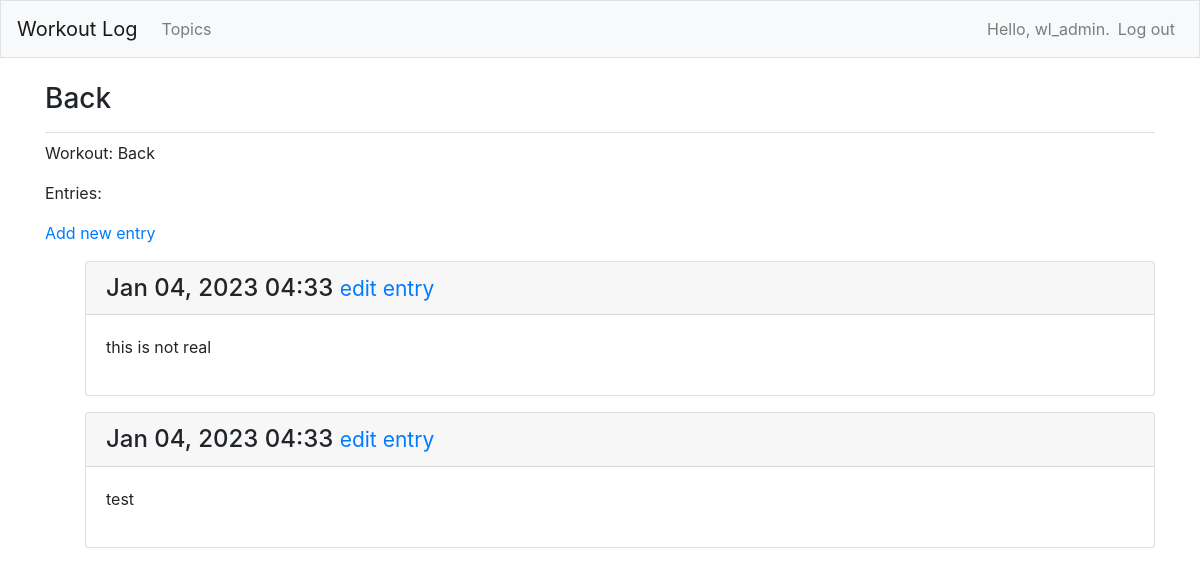
/workouts/4/ (signed in), run on the app's committed database.
### workout_logs/models.py (models this page shows, shortened)
class  Workout(models.Model):
    text = models.CharField(max_length=200)
    date_added = models.DateTimeField(auto_now_add=True)
    owner = models.ForeignKey(User, on_delete=models.CASCADE) #established a relationship between user and and model using a foreign key,
    def __str__(self):
        return self.text

class Entry(models.Model):
    workout = models.ForeignKey(Workout, on_delete=models.CASCADE)
    text = models.TextField()#null=True)
    date_added = models.DateTimeField(auto_now_add=True)
    class Meta:
        verbose_name_plural = 'entries'

### workout_logs/views.py (the view)
# urls.py: path('workouts/<int:workout_id>/', views.workout, name = "workout"),
@login_required
def workout(request, workout_id):
    workout = Workout.objects.get(id=workout_id)#, null=True)
    if workout.owner != request.user:
        raise Http404
    entries = workout.entry_set.order_by('-date_added')
    context = {'workout': workout, 'entries': entries}
    return render(request, 'workout_logs/workout.html', context)

### workout_logs/templates/workout_logs/workout.html
{% extends 'workout_logs/base.html' %}
{% block page_header %}
  <h3>{{ workout }}</h3>
{% endblock page_header %}
{% block content %}
  <p>Workout: {{ workout}}</p>
  <p>Entries:</p>
  <p>
    <a href="{% url 'workout_logs:new_entry' workout.id %}">Add new entry</a>
  </p>
  <ul>
  {% for entry in entries %}
  <div class="card mb-3">
    <h4 class="card-header">
      {{ entry.date_added|date:'M d, Y H:i' }}
      <small><a href="{% url 'workout_logs:edit_entry' entry.id %}">
          edit entry</a></small>
    </h4>
    <div class="card-body">
      {{ entry.text|linebreaks }}
    </div>
  </div>
  {% empty %}
     <p> There are no entries for this workout yet.</p>
  {% endfor %}
  </ul>
{% endblock content %}

### workout_logs/templates/workout_logs/base.html (shortened to what this page needs)
{% load bootstrap4 %}
<!doctype html>
<html lang="en">
<head>
  {% bootstrap_css %}
</head>
<body>
  <nav class="navbar navbar-expand-md navbar-light bg-light mb-4 border">
    <a class="navbar-brand" href="{% url 'workout_logs:index'%}">
        Workout Log</a>
    <div class="collapse navbar-collapse" id="navbarCollapse">
      <ul class="navbar-nav mr-auto">
        <li class="nav-item">
          <a class="nav-link" href="{% url 'workout_logs:workouts'%}">
              Topics</a></li>
      </ul>
      <ul class="navbar-nav ml-auto">
        {% if user.is_authenticated %}
          <li class="nav-item">
            <span class="navbar-text">Hello, {{ user.username }}.</span>
          </li>
          <li class="nav-item">
            <a class="nav-link" href="{% url 'users:logout' %}">Log out</a>
          </li>
        {% else %}
          <li class="nav-item">
            <a class="nav-link" href="{% url 'users:register' %}">Register</a>
          </li>
          <li class="nav-item">
            <a class="nav-link" href="{% url 'users:login' %}">Log in</a></li>
        {% endif %}
      </ul>
    </div>
  </nav>
  <main role="main" class="container">
    <div class="pb-2 mb-2 border-bottom">
      {% block page_header %}{% endblock page_header %}
    </div>
    <div>
      {% block content %}{% endblock content %}
    </div>
  </main>
</body>
</html>

### data on the page
Workout: text "Back"
Entry: date_added "Jan 04, 2023 04:33", text "this is not real"
Entry: date_added "Jan 04, 2023 04:33", text "test"

### other printed values
{{ user.username }} "wl_admin"
